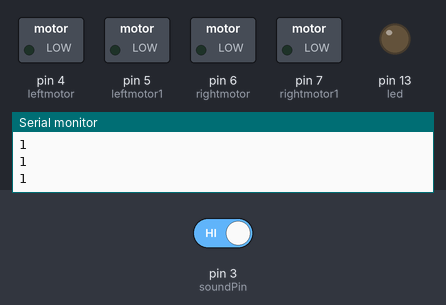
A sketch run on a simulated Arduino Uno, built with avr-gcc and run on an emulated ATmega328P. On the bench: switched loads named in the sketch (green lamp = pin HIGH), output pins drawn as LEDs (lit = HIGH), the last lines printed to the serial monitor. The test bench sets the inputs (shaded band); at power-on: pin 3 (soundPin) HIGH.

Above: at 1.2 s.
1.3 s: pin 3 (soundPin) driven LOW
At 3.7 s:
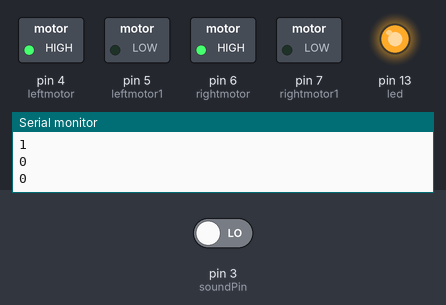
4.3 s: pin 3 (soundPin) driven HIGH
Timing chart, 0 to 7.3 s (numbered marks = the images above; inputs shaded):
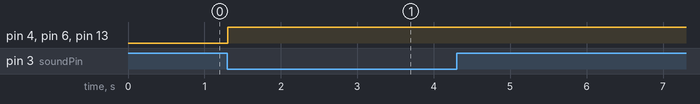

Measured:
- after the input at 1.3 s, pin 4 (leftmotor), pin 6 (rightmotor), pin 13 (led): LOW → HIGH at once
- after the input at 4.3 s, every drawn part: stays the same

The sketch:

Sound_Controlled_Robot.ino
```cpp
int leftmotor = 4;
int leftmotor1 = 5;
int rightmotor = 6;
int rightmotor1 = 7;
int soundPin = 3;
int led = 13;
void setup()
{
  Serial.begin(9600);
  pinMode(13, OUTPUT);
  pinMode(4, OUTPUT);
  pinMode(5, OUTPUT);
  pinMode(6, OUTPUT);
  pinMode(7, OUTPUT);
  pinMode(3, INPUT);
}

void loop() {
  int a = digitalRead(3);
  Serial.println(a);
  if (digitalRead(3) == LOW) {
    digitalWrite(leftmotor, HIGH);
    digitalWrite(leftmotor1, LOW);
    digitalWrite(rightmotor, HIGH);
    digitalWrite(rightmotor1, LOW);
    digitalWrite(led, HIGH);
    delay(1000);

    while (digitalRead(3) == HIGH);
    digitalWrite(leftmotor, LOW);
    digitalWrite(leftmotor1, LOW);
    digitalWrite(rightmotor, LOW);
    digitalWrite(rightmotor1, LOW);
    digitalWrite(led, LOW);
  }
}
```
